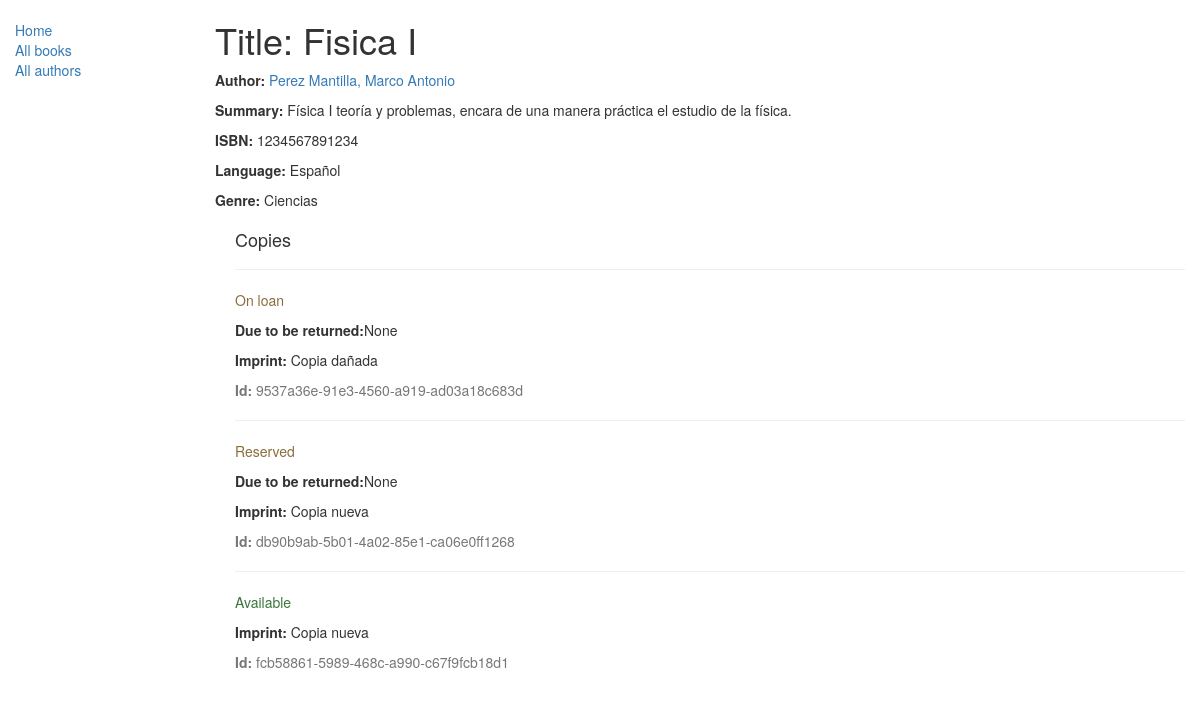
Before: /catalog/book/1 with the older database file.
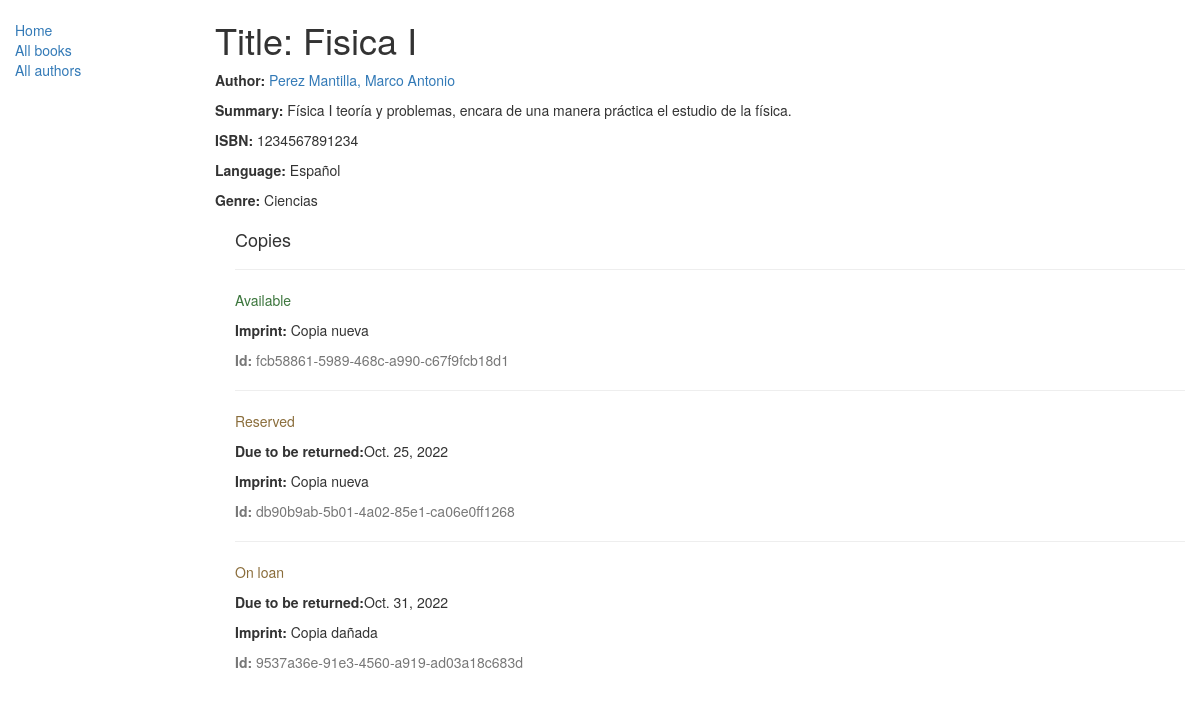
After: the same page with the newer database file.
### catalog/models.py (models this page shows, shortened)
class Genre(models.Model):
    name = models.CharField(max_length=200, help_text="Ingrese el nombre del genero (p. ej. Ciencia Ficción, Poesía Francesa, etc.)")
    def __str__(self):
        return self.name

class BookInstance(models.Model):
    id = models.UUIDField(primary_key=True, default=uuid.uuid4, help_text="ID único para este libro particular en toda la biblioteca")
    book = models.ForeignKey('Book', on_delete=models.SET_NULL, null=True)
    imprint = models.CharField(max_length=200)
    due_back = models.DateField(null=True, blank=True)
    LOAN_STATUS = (
        ('m', 'Maintenance'),
        ('o', 'On loan'),
        ('a', 'Available'),
        ('r', 'Reserved'),
    )
    status = models.CharField(max_length=1, choices=LOAN_STATUS, blank=True, default='m', help_text="Disponibilidad del libro")
    class Meta:
        ordering = ["due_back"]

### catalog/views.py (the view)
# urls.py: re_path(r'^book/(?P<pk>\d+)$', views.BookDetailView.as_view(), name='book-detail'),
class BookDetailView(generic.DetailView):
    model = Book

### catalog/models.py (called while the page is built)
    def __str__(self):
        return self.name

    def __str__(self):
        return f'{self.last_name}, {self.first_name}'

### catalog/templates/catalog/book_detail.html
{% extends "base_generic.html" %}
{% block content %}
  <h1>Title: {{ book.title }}</h1>
  <p><strong>Author:</strong> <a href="">{{ book.author }}</a> </p>
  <p><strong>Summary:</strong> {{ book.summary }}</p>
  <p><strong>ISBN:</strong> {{ book.isbn }}</p>
  <p><strong>Language:</strong> {{ book.language }}</p>
  <p><strong>Genre:</strong> {% for genre in book.genre.all %} {{ genre }}{% if not forloop.last %}, {% endif %}{% endfor %}</p>
  <div style="margin-left:20px;margin-top:20px">
    <h4>Copies</h4>
    {% for copy in book.bookinstance_set.all %}
    <hr>
    <p class="{% if copy.status == 'a' %}text-success{% elif copy.status == 'm' %}text-danger{% else %}text-warning{% endif %}">{{ copy.get_status_display }}</p>
    {% if copy.status != 'a' %}<p><strong>Due to be returned:</strong>{{ copy.due_back }}</p>{% endif %}
    <p><strong>Imprint:</strong> {{ copy.imprint }}</p>
    <p class="text-muted"><strong>Id:</strong> {{ copy.id }}</p>
    {% endfor %}
  </div>
{% endblock %}

Changed rows visible on the page:
changed BookInstance "Available": moves up the list
changed BookInstance "Reserved": due_back "None" → "Oct. 25, 2022"; moves down the list
changed BookInstance "On loan": due_back "None" → "Oct. 31, 2022"
